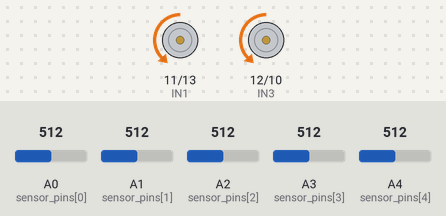
The sketch below on a simulated Arduino Uno, built with avr-gcc and run on an emulated ATmega328P. Parts: motor-driver pin pairs drawn as motors (green arrow = first pin HIGH = forward, orange = second pin HIGH = backward, longer = more drive, scaled by the enable pin). The inputs (shaded band) are chosen by the test bench; at power-on: A0 (sensor_pins[0]) = 512, A1 (sensor_pins[1]) = 512, A2 (sensor_pins[2]) = 512, A3 (sensor_pins[3]) = 512, A4 (sensor_pins[4]) = 512.

Above: at 1.4 s.
1.5 s: A0 (sensor_pins[0]) set to 467
3.0 s: A0 (sensor_pins[0]) set to 436
At 4.2 s:
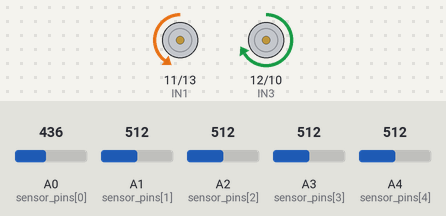
4.5 s: A0 (sensor_pins[0]) set to 460
At 5.5 s:
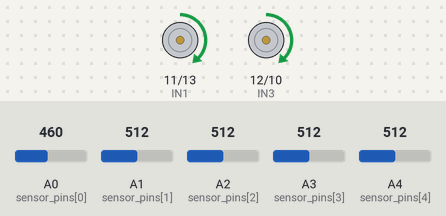
6.0 s: A0 (sensor_pins[0]) set to 440
At 6.7 s:
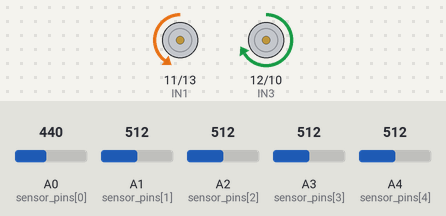
7.5 s: A0 (sensor_pins[0]) set to 716
At 7.8 s:
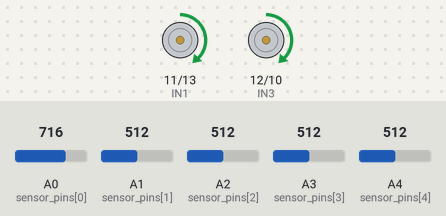
Timing chart, 0 to 10.0 s (numbered marks = the images above; inputs shaded):
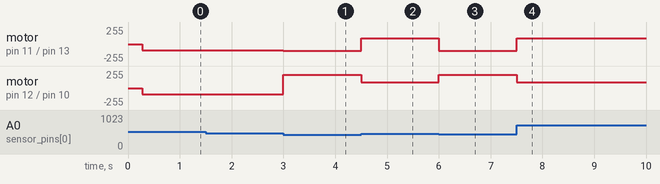

Measured:
- the behaviour switches between 450 and 449 on A0 (sensor_pins[0]) (found by bisection; images 0 and 1)
- after the input at 1.5 s, every drawn part: stays the same
- after the input at 3.0 s, motor on pin 11 (IN1) / pin 13 (IN2): backward 90/255 → backward 100/255 at once; motor on pin 12 (IN3) / pin 10 (IN4): backward 90/255 → forward 200/255 at once
- after the input at 4.5 s, motor on pin 11 (IN1) / pin 13 (IN2): backward 100/255 → forward 90/255 at once; motor on pin 12 (IN3) / pin 10 (IN4): forward 200/255 → forward 90/255 at once
- after the input at 6.0 s, motor on pin 11 (IN1) / pin 13 (IN2): forward 90/255 → backward 100/255 at once; motor on pin 12 (IN3) / pin 10 (IN4): forward 90/255 → forward 200/255 at once
- after the input at 7.5 s, motor on pin 11 (IN1) / pin 13 (IN2): backward 100/255 → forward 90/255 at once; motor on pin 12 (IN3) / pin 10 (IN4): forward 200/255 → forward 90/255 at once

The sketch:

autonomous_food_delivery_robot.ino
```cpp
#define IN1 11
#define IN2 13
#define ENA 5
#define IN3 12
#define IN4 10
#define ENB 3
#define num_sensors 5

int sensor_pins[num_sensors] = {A0, A1, A2, A3, A4};
int sValues[num_sensors];
int base_speed = 150;
int max_speed = 220;
int turn_speed = 90;
float kp = 0.08;
float kd = 0.2;
int prev_error = 0;
int last_side = 0;
int center_offset = 0;
bool calibrated = false;

void setup() {
  pinMode(IN1, OUTPUT); pinMode(IN2, OUTPUT); pinMode(ENA, OUTPUT);
  pinMode(IN3, OUTPUT); pinMode(IN4, OUTPUT); pinMode(ENB, OUTPUT);
  for (int i = 0; i < num_sensors; i++) {
    pinMode(sensor_pins[i], INPUT);
  }
  Serial.begin(9600);

  // কোন ডিলে নেই - সুইচ দিলেই চালু
  calibrate_center();
}

void calibrate_center() {
  long sum = 0;
  int count = 0;

  for(int t=0; t<50; t++) {
    long temp_sum = 0;
    long temp_weight = 0;
    int temp_count = 0;

    for (int i = 0; i < num_sensors; i++) {
      int val = analogRead(sensor_pins[i]);
      if (val < 450) {
        temp_sum += (i * 1000);
        temp_weight += 1000;
        temp_count++;
      }
    }

    if(temp_count > 0) {
      int pos = temp_sum / temp_weight;
      sum += pos;
      count++;
    }
    delay(5);
  }

  if(count > 0) {
    int avg_pos = sum / count;
    center_offset = avg_pos - 2000;
  }

  calibrated = true;
}

void loop() {
  if(calibrated) {
    line_follow();
  }
}

int read_sensors() {
  long sum = 0;
  long weight = 0;
  int count = 0;

  for (int i = 0; i < num_sensors; i++) {
    int val = analogRead(sensor_pins[i]);
    sValues[i] = val;

    if (val < 450) {
      sum += (i * 1000);
      weight += 1000;
      count++;
    }
  }

  if (count == 0) return -999;
  if (count == 5) return 9999;

  if (sValues[0] < 450) last_side = -1;
  if (sValues[4] < 450) last_side = 1;

  int linePos = sum / weight;
  return (linePos - 2000 - center_offset);
}

void line_follow() {
  int error = read_sensors();

  if (error == -999) {
    if (last_side == -1) {
      motor_drive(-turn_speed, turn_speed);
    } else {
      motor_drive(turn_speed, -turn_speed);
    }
    return;
  }

  if (error == 9999) {
    motor_drive(base_speed, base_speed);
    return;
  }

  int adjusted_error = error;
  if(abs(error) < 200) {
    adjusted_error = 0;
  } else if(abs(error) < 400) {
    adjusted_error = error * 0.5;
  }

  float P = adjusted_error;
  float D = (adjusted_error - prev_error) * 0.6;
  int adjustment = (int)((kp * P) + (kd * D));
  prev_error = adjusted_error;

  adjustment = constrain(adjustment, -50, 50);

  int left = base_speed + adjustment;
  int right = base_speed - adjustment;

  left = constrain(left, 80, max_speed);
  right = constrain(right, 80, max_speed);

  motor_drive(left, right);
}

void motor_drive(int leftSpeed, int rightSpeed) {
  leftSpeed = constrain(leftSpeed, -max_speed, max_speed);
  rightSpeed = constrain(rightSpeed, -max_speed, max_speed);

  if (leftSpeed >= 0) {
    digitalWrite(IN1, LOW);
    digitalWrite(IN2, HIGH);
  } else {
    digitalWrite(IN1, HIGH);
    digitalWrite(IN2, LOW);
  }
  analogWrite(ENA, abs(leftSpeed));

  if (rightSpeed >= 0) {
    digitalWrite(IN3, HIGH);
    digitalWrite(IN4, LOW);
  } else {
    digitalWrite(IN3, LOW);
    digitalWrite(IN4, HIGH);
  }
  analogWrite(ENB, abs(rightSpeed));
}
```
